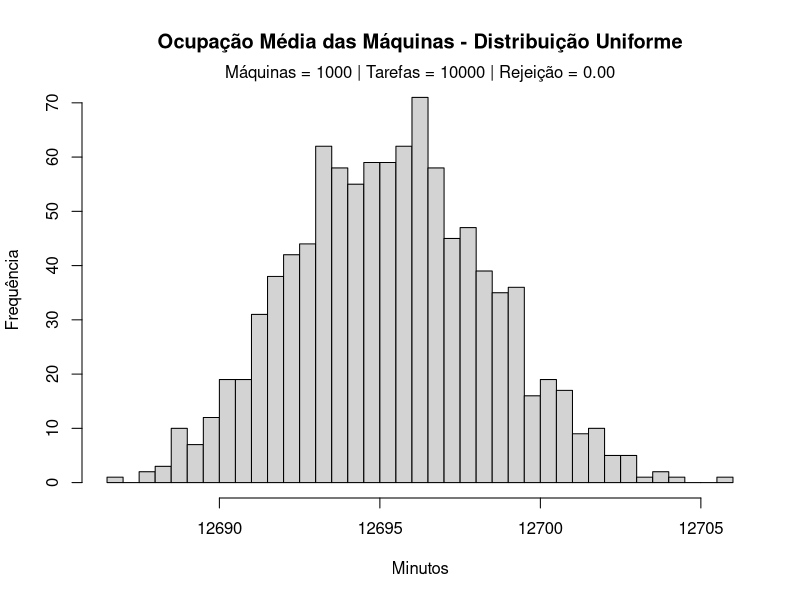

Here is the R script that generated this plot:
m1 <- read.table("machines_1.dat", header=TRUE)
m2 <- read.table("machines_2.dat", header=TRUE)
m3 <- read.table("machines_3.dat", header=TRUE)
m4 <- read.table("machines_4.dat", header=TRUE)
m5 <- read.table("machines_5.dat", header=TRUE)
m6 <- read.table("machines_6.dat", header=TRUE)
m7 <- read.table("machines_7.dat", header=TRUE)
m8 <- read.table("machines_8.dat", header=TRUE)
m9 <- read.table("machines_9.dat", header=TRUE)
m10 <- read.table("machines_10.dat", header=TRUE)
m11 <- read.table("machines_11.dat", header=TRUE)
m12 <- read.table("machines_12.dat", header=TRUE)
x <- m1$ocp + m2$ocp + m3$ocp + m4$ocp + m5$ocp + m6$ocp + m7$ocp + m8$ocp + m9$ocp + m10$ocp + m11$ocp + m12$ocp
y <- x/12
disp <- sqrt(var(y))/mean(y)
write(y, "medias.dat", 1)
hist(y, main="Ocupação Média das Máquinas - Distribuição Uniforme", xlab="Minutos", ylab="Frequência", nclass=50)
mtext("Máquinas = 1000 | Tarefas = 10000 | Rejeição = 0.00", side=3)